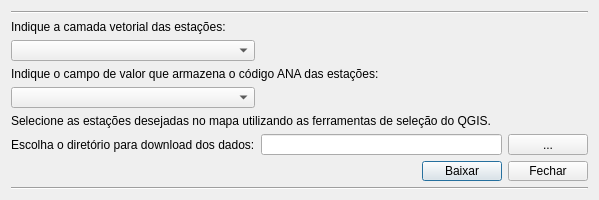
<?xml version="1.0" encoding="UTF-8"?>
<ui version="4.0">
 <class>ECOPluviaDialogBase</class>
 <widget class="QDialog" name="ECOPluviaDialogBase">
  <property name="geometry">
   <rect>
    <x>0</x>
    <y>0</y>
    <width>599</width>
    <height>200</height>
   </rect>
  </property>
  <property name="sizePolicy">
   <sizepolicy hsizetype="Preferred" vsizetype="Preferred">
    <horstretch>0</horstretch>
    <verstretch>0</verstretch>
   </sizepolicy>
  </property>
  <property name="minimumSize">
   <size>
    <width>450</width>
    <height>200</height>
   </size>
  </property>
  <property name="maximumSize">
   <size>
    <width>1200</width>
    <height>700</height>
   </size>
  </property>
  <property name="sizeIncrement">
   <size>
    <width>600</width>
    <height>350</height>
   </size>
  </property>
  <property name="baseSize">
   <size>
    <width>600</width>
    <height>350</height>
   </size>
  </property>
  <property name="windowTitle">
   <string>ECO-Pluvia Downloader</string>
  </property>
  <property name="statusTip">
   <string/>
  </property>
  <property name="whatsThis">
   <string>Esta ferramenta foi desenvolvida pelo Grupo de Pesquisa em Modelagem Hidroambiental e Ecotecnologias - UFSM</string>
  </property>
  <layout class="QGridLayout" name="gridLayout">
   <item row="2" column="2">
    <layout class="QGridLayout" name="gridLayout_3">
     <item row="1" column="0">
      <widget class="QLabel" name="label">
       <property name="text">
        <string>Indique a camada vetorial das estações:</string>
       </property>
      </widget>
     </item>
     <item row="9" column="2">
      <widget class="QPushButton" name="okay">
       <property name="text">
        <string>Baixar</string>
       </property>
      </widget>
     </item>
     <item row="8" column="1" colspan="2">
      <widget class="QLineEdit" name="lineEdit">
       <property name="toolTip">
        <string>Selecione o diretório em que você deseja salvar os dados de precipitação</string>
       </property>
      </widget>
     </item>
     <item row="10" column="0" colspan="4">
      <widget class="Line" name="line">
       <property name="orientation">
        <enum>Qt::Horizontal</enum>
       </property>
      </widget>
     </item>
     <item row="9" column="1">
      <spacer name="horizontalSpacer">
       <property name="orientation">
        <enum>Qt::Horizontal</enum>
       </property>
       <property name="sizeHint" stdset="0">
        <size>
         <width>40</width>
         <height>20</height>
        </size>
       </property>
      </spacer>
     </item>
     <item row="0" column="0" colspan="4">
      <widget class="Line" name="line_5">
       <property name="orientation">
        <enum>Qt::Horizontal</enum>
       </property>
      </widget>
     </item>
     <item row="2" column="0">
      <widget class="QComboBox" name="comboBox">
       <property name="toolTip">
        <string>&lt;html&gt;&lt;head/&gt;&lt;body&gt;&lt;p&gt;Use preferencialmente a camada vetorial carregada automaticamente quando você iniciou o plugin.&lt;/p&gt;&lt;/body&gt;&lt;/html&gt;</string>
       </property>
       <property name="statusTip">
        <string/>
       </property>
      </widget>
     </item>
     <item row="8" column="0">
      <widget class="QLabel" name="label_2">
       <property name="text">
        <string>Escolha o diretório para download dos dados:</string>
       </property>
      </widget>
     </item>
     <item row="4" column="0">
      <widget class="QComboBox" name="comboBox_2">
       <property name="toolTip">
        <string>&lt;html&gt;&lt;head/&gt;&lt;body&gt;&lt;p&gt;Em caso de dúvida, confira na tabela de atributos qual dos campos contém o código ANA das estações. &lt;/p&gt;&lt;/body&gt;&lt;/html&gt;</string>
       </property>
      </widget>
     </item>
     <item row="5" column="0" colspan="4">
      <widget class="QLabel" name="label_6">
       <property name="text">
        <string>Selecione as estações desejadas no mapa utilizando as ferramentas de seleção do QGIS.</string>
       </property>
      </widget>
     </item>
     <item row="3" column="0" colspan="4">
      <widget class="QLabel" name="label_5">
       <property name="text">
        <string>Indique o campo de valor que armazena o código ANA das estações:</string>
       </property>
      </widget>
     </item>
     <item row="9" column="3">
      <widget class="QPushButton" name="fechar">
       <property name="text">
        <string>Fechar</string>
       </property>
      </widget>
     </item>
     <item row="8" column="3">
      <widget class="QPushButton" name="pushButton">
       <property name="toolTip">
        <string>&lt;html&gt;&lt;head/&gt;&lt;body&gt;&lt;p&gt;&lt;br/&gt;&lt;/p&gt;&lt;/body&gt;&lt;/html&gt;</string>
       </property>
       <property name="text">
        <string>...</string>
       </property>
      </widget>
     </item>
    </layout>
   </item>
  </layout>
 </widget>
 <resources/>
 <connections/>
</ui>
